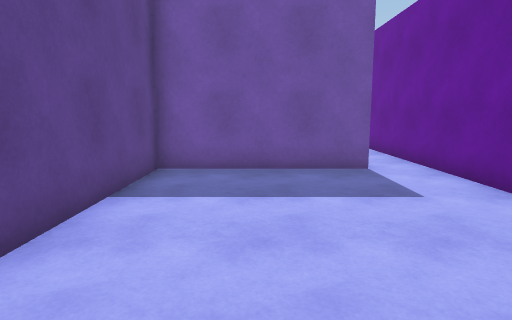
View 1 (above)

18 first-person views from a walk through a scene from a Unity 3-D project. The camera is 1.4 m above the floor, tilts 8° down and sees 75° across. The floor is counted in squares, 1 m on a side. Each view is taken from the middle of a square. On the plan, view 1 faces up. The plan holds only what a view shows up to about 15 squares ahead; the rest is blank. The place goes on beyond the plan. The player is left out.

View 2
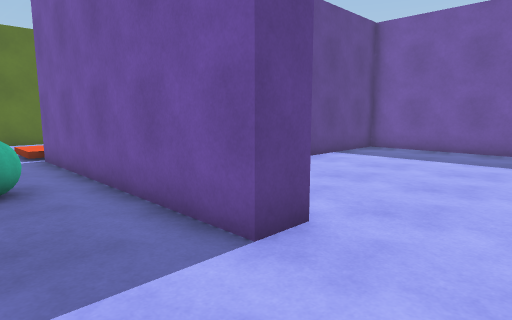

View 3
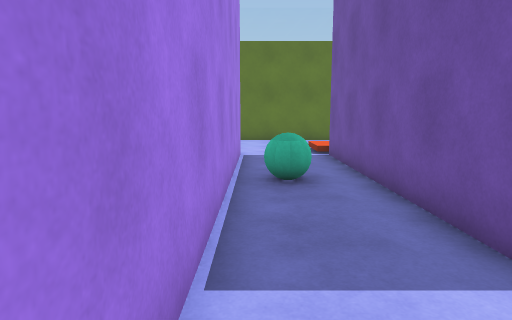

View 4
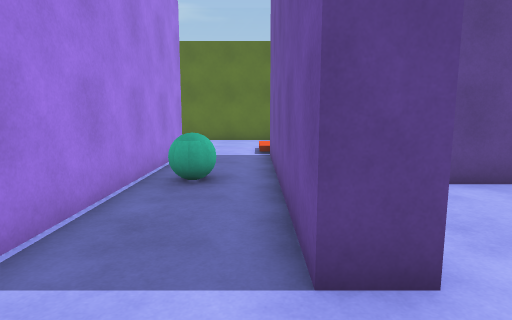

View 5
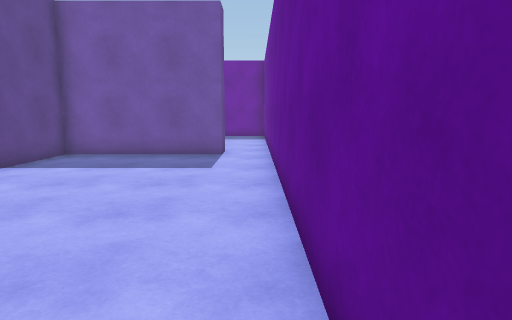

View 6
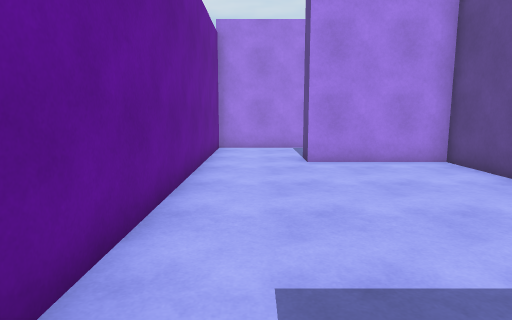

View 7
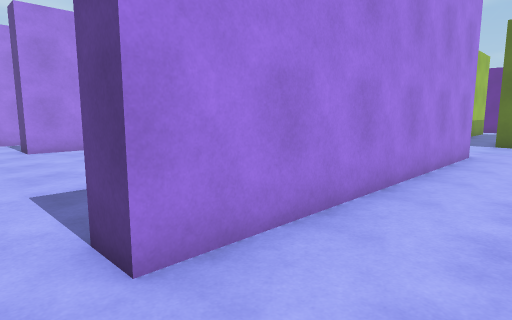

View 8
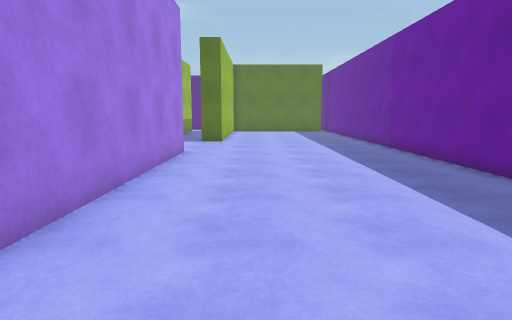

View 9
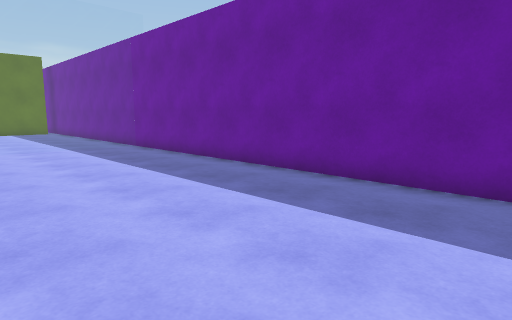

View 10
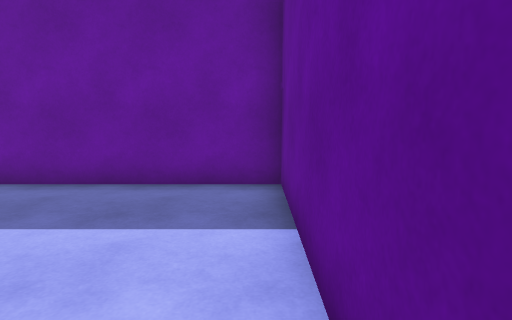

View 11
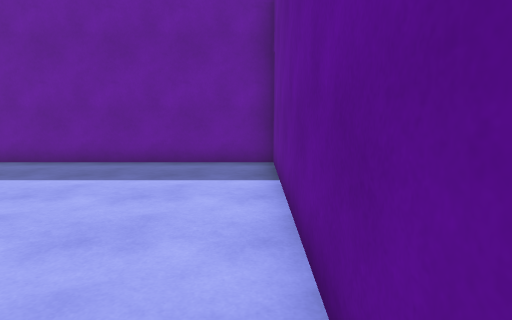

View 12
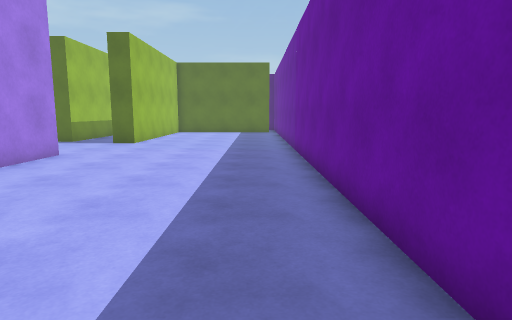

View 13
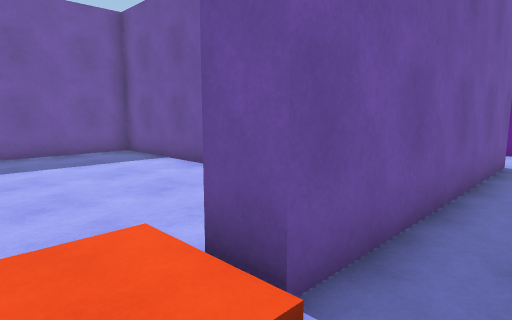

View 14
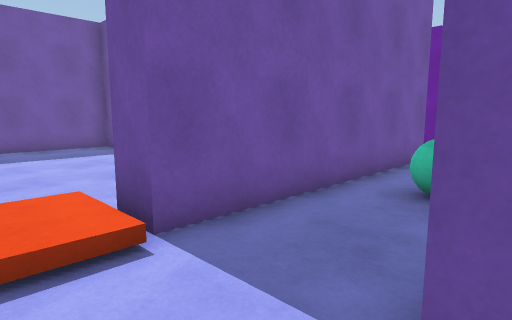

View 15
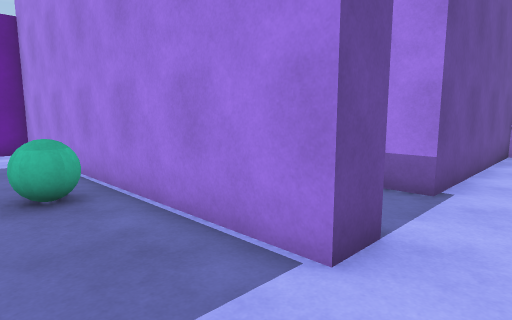

View 16
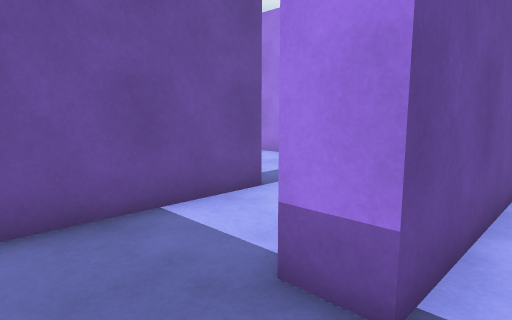

View 17
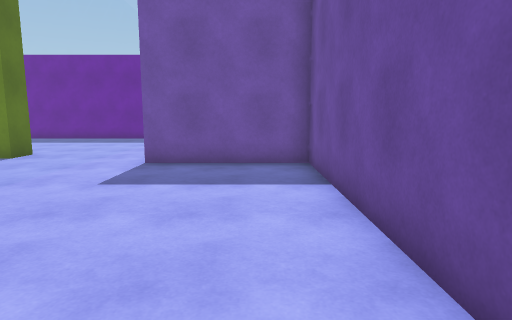

View 18
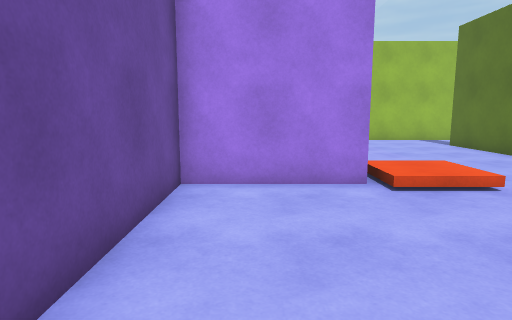

### Floor plan
Key: @ floor where view 1 was taken; # wall or solid block; . floor; = window, fence, low wall or low ledge; O other object.
Columns run from 12 left of view 1 to 5 right of it. Each row starts with its distance up from view 1.
 18 ##################
 17  .=..............#
 16  .=..............#
 15  .=..............#
 14  .=..............#
 13  .=..............#
 12  .=..............#
 11  .=..............#
 10  .=..............#
  9  .=.###########..#
  8  .=.###########..#
  7  .=......#.......#
  6  .=......#.......#
  5    ......#.......#
  4    ......#.......#
  3     .....#.......#
  2     .....#.......#
  1     .....#.......#
  0    ......#..@....#
 -1    ......#.......#
 -2  .=..#########...#
 -3  .=..............#
 -4  .=......O.......#
 -5  .=..............#
 -6  .=..#############
 -7  .=......#
 -8  .= .....#
 -9  .= .##..#
-10     .# ..#
-11     .# ..#

Where each view was taken, in squares from view 1:
view 1: 0 up, 0 right, facing up
view 2: 5 down, 4 right, facing up-left
view 3: 5 down, 4 right, facing left
view 4: 3 down, 4 right, facing left
view 5: 3 down, 4 right, facing up
view 6: 8 up, 3 right, facing down
view 7: 12 up, 4 right, facing down-left
view 8: 12 up, 4 right, facing left
view 9: 11 up, 4 right, facing up-left
view 10: 11 up, 4 right, facing up
view 11: 8 up, 4 right, facing up
view 12: 16 up, 3 right, facing left
view 13: 4 down, 9 left, facing up-right
view 14: 6 down, 9 left, facing up-right
view 15: 3 down, 9 left, facing down-right
view 16: 7 down, 8 left, facing down-right
view 17: 1 down, 5 left, facing up
view 18: 5 up, 5 left, facing down
